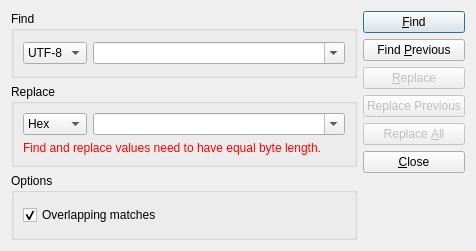
<?xml version="1.0" encoding="UTF-8"?>
<ui version="4.0">
 <class>SearchDialog</class>
 <widget class="QDialog" name="SearchDialog">
  <property name="geometry">
   <rect>
    <x>0</x>
    <y>0</y>
    <width>476</width>
    <height>251</height>
   </rect>
  </property>
  <property name="windowTitle">
   <string>HexEdit - Find/Replace</string>
  </property>
  <layout class="QHBoxLayout" name="horizontalLayout_3">
   <item>
    <layout class="QVBoxLayout" name="verticalLayout_2">
     <item>
      <widget class="QGroupBox" name="gbFind">
       <property name="title">
        <string>Find</string>
       </property>
       <layout class="QHBoxLayout" name="horizontalLayout">
        <item>
         <widget class="QComboBox" name="cbFindFormat">
          <item>
           <property name="text">
            <string>UTF-8</string>
           </property>
          </item>
          <item>
           <property name="text">
            <string>Hex</string>
           </property>
          </item>
         </widget>
        </item>
        <item>
         <widget class="QComboBox" name="cbFind">
          <property name="sizePolicy">
           <sizepolicy hsizetype="Expanding" vsizetype="Fixed">
            <horstretch>0</horstretch>
            <verstretch>0</verstretch>
           </sizepolicy>
          </property>
          <property name="editable">
           <bool>true</bool>
          </property>
         </widget>
        </item>
       </layout>
      </widget>
     </item>
     <item>
      <widget class="QGroupBox" name="gbReplace">
       <property name="enabled">
        <bool>true</bool>
       </property>
       <property name="title">
        <string>Replace</string>
       </property>
       <layout class="QVBoxLayout" name="verticalLayout_5">
        <item>
         <layout class="QHBoxLayout" name="horizontalLayout_2">
          <item>
           <widget class="QComboBox" name="cbReplaceFormat">
            <property name="enabled">
             <bool>true</bool>
            </property>
            <item>
             <property name="text">
              <string>Hex</string>
             </property>
            </item>
            <item>
             <property name="text">
              <string>UTF-8</string>
             </property>
            </item>
           </widget>
          </item>
          <item>
           <widget class="QComboBox" name="cbReplace">
            <property name="sizePolicy">
             <sizepolicy hsizetype="Expanding" vsizetype="Fixed">
              <horstretch>0</horstretch>
              <verstretch>0</verstretch>
             </sizepolicy>
            </property>
            <property name="editable">
             <bool>true</bool>
            </property>
           </widget>
          </item>
         </layout>
        </item>
        <item>
         <widget class="QLabel" name="warning_label">
          <property name="palette">
           <palette>
            <active>
             <colorrole role="WindowText">
              <brush brushstyle="SolidPattern">
               <color alpha="255">
                <red>255</red>
                <green>0</green>
                <blue>0</blue>
               </color>
              </brush>
             </colorrole>
            </active>
            <inactive>
             <colorrole role="WindowText">
              <brush brushstyle="SolidPattern">
               <color alpha="255">
                <red>255</red>
                <green>0</green>
                <blue>0</blue>
               </color>
              </brush>
             </colorrole>
            </inactive>
            <disabled>
             <colorrole role="WindowText">
              <brush brushstyle="SolidPattern">
               <color alpha="255">
                <red>120</red>
                <green>120</green>
                <blue>120</blue>
               </color>
              </brush>
             </colorrole>
            </disabled>
           </palette>
          </property>
          <property name="text">
           <string>Find and replace values need to have equal byte length.</string>
          </property>
         </widget>
        </item>
       </layout>
      </widget>
     </item>
     <item>
      <widget class="QGroupBox" name="gbOptions">
       <property name="title">
        <string>Options</string>
       </property>
       <layout class="QVBoxLayout" name="verticalLayout_3">
        <item>
         <layout class="QHBoxLayout" name="horizontalLayout_5">
          <item>
           <layout class="QVBoxLayout" name="verticalLayout_6">
            <item>
             <widget class="QCheckBox" name="cbOverlapping">
              <property name="text">
               <string>Overlapping matches</string>
              </property>
              <property name="checked">
               <bool>true</bool>
              </property>
             </widget>
            </item>
           </layout>
          </item>
         </layout>
        </item>
       </layout>
      </widget>
     </item>
    </layout>
   </item>
   <item>
    <layout class="QVBoxLayout" name="verticalLayout">
     <item>
      <widget class="QPushButton" name="pbFind">
       <property name="text">
        <string>&amp;Find</string>
       </property>
       <property name="shortcut">
        <string>F3</string>
       </property>
       <property name="default">
        <bool>true</bool>
       </property>
      </widget>
     </item>
     <item>
      <widget class="QPushButton" name="pbFindPrevious">
       <property name="text">
        <string>Find &amp;Previous</string>
       </property>
      </widget>
     </item>
     <item>
      <widget class="QPushButton" name="pbReplace">
       <property name="enabled">
        <bool>false</bool>
       </property>
       <property name="text">
        <string>&amp;Replace</string>
       </property>
      </widget>
     </item>
     <item>
      <widget class="QPushButton" name="pbReplacePrevious">
       <property name="enabled">
        <bool>false</bool>
       </property>
       <property name="text">
        <string>Replace Previous</string>
       </property>
      </widget>
     </item>
     <item>
      <widget class="QPushButton" name="pbReplaceAll">
       <property name="enabled">
        <bool>false</bool>
       </property>
       <property name="text">
        <string>Replace &amp;All</string>
       </property>
      </widget>
     </item>
     <item>
      <widget class="QPushButton" name="pbCancel">
       <property name="text">
        <string>&amp;Close</string>
       </property>
      </widget>
     </item>
     <item>
      <spacer name="verticalSpacer">
       <property name="orientation">
        <enum>Qt::Vertical</enum>
       </property>
       <property name="sizeHint" stdset="0">
        <size>
         <width>20</width>
         <height>40</height>
        </size>
       </property>
      </spacer>
     </item>
    </layout>
   </item>
  </layout>
 </widget>
 <tabstops>
  <tabstop>cbFindFormat</tabstop>
  <tabstop>cbFind</tabstop>
  <tabstop>cbReplaceFormat</tabstop>
  <tabstop>cbReplace</tabstop>
  <tabstop>cbOverlapping</tabstop>
  <tabstop>pbFind</tabstop>
  <tabstop>pbFindPrevious</tabstop>
  <tabstop>pbReplace</tabstop>
  <tabstop>pbReplacePrevious</tabstop>
  <tabstop>pbReplaceAll</tabstop>
  <tabstop>pbCancel</tabstop>
 </tabstops>
 <resources/>
 <connections>
  <connection>
   <sender>pbCancel</sender>
   <signal>clicked()</signal>
   <receiver>SearchDialog</receiver>
   <slot>hide()</slot>
   <hints>
    <hint type="sourcelabel">
     <x>360</x>
     <y>134</y>
    </hint>
    <hint type="destinationlabel">
     <x>364</x>
     <y>162</y>
    </hint>
   </hints>
  </connection>
 </connections>
</ui>
